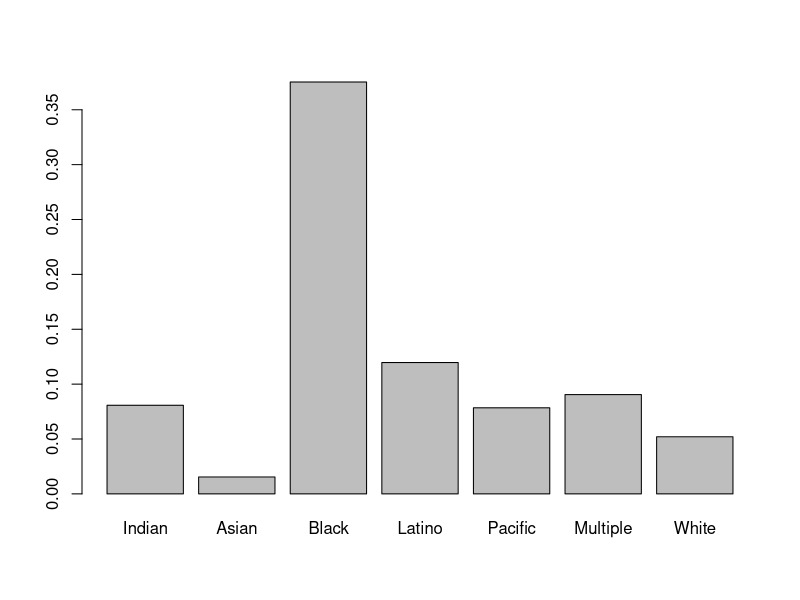

Generate this figure with R:
# School suspensions and the Chi-Square Test
# First, create and store data in objects
susp.h <- c(39, 114, 19980, 15681, 16, 168, 904) # number suspended
enrl.h <- c(483, 7394, 53238, 131004, 204, 1857, 17372) # number enrolled
barplot(susp.h/enrl.h, names.arg=c("Indian", "Asian", "Black", "Latino", "Pacific", "Multiple", "White")) # visualize by ethnicity

# Create some more data
nots.h <- enrl.h - susp.h # those not suspended
table.h <- cbind(susp.h, nots.h)
rownames(table.h) <- c("Indian", "Asian", "Black", "Latino", "Pacific", "Multiple", "White")
colnames(table.h) <- c("Suspended", "Not")
ftable(table.h) # see a contingency table by ethnicity

# Now observe a margin table (from help docs): ``For a contingency table in array form, compute the sum of table entries for a given index."
margin.table(table.h, margin = 2) # (margin = 1: sum by row; =2: sum by column)

# The way that the chi-square test is calculated, take the proportion generated by the marginal (in this case 17.5%) and then 
# generate expected cell frequencies based on that. The chi-square test is the cell-by-cell sum of the squared difference 
# between the observed and expected cell frequency, divided by the expected cell frequency. 

# In other words, it tests the degree to which individual deviates from the aggregate e.g., if 17.5% of students are suspended, 
# then we should expect 17.5% of each ethnicity suspended significant value means the difference between observed and expected (17.5%) 
# is larger than expected due to chance alone - i.e., ethnicity matters in suspensions

# Actually run the test
chisq.test(table.h) 

# Do we reject the null of independence between ethnicities, or do we fail to reject?
